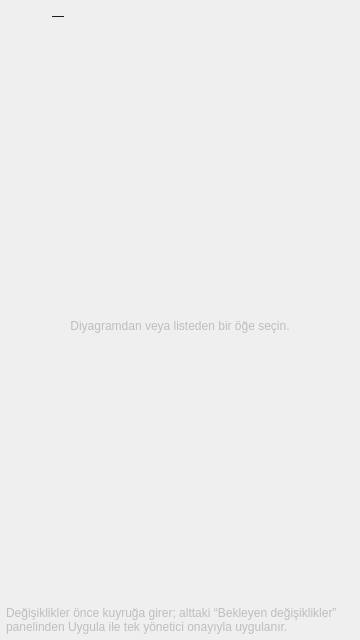
<?xml version="1.0" encoding="UTF-8"?>
<ui version="4.0">
 <class>InspectorPanel</class>
 <widget class="QWidget" name="InspectorPanel">
  <property name="geometry">
   <rect>
    <x>0</x>
    <y>0</y>
    <width>360</width>
    <height>640</height>
   </rect>
  </property>
  <property name="windowTitle">
   <string>Özellikler</string>
  </property>
  <layout class="QVBoxLayout" name="layoutMain">
   <property name="leftMargin">
    <number>6</number>
   </property>
   <property name="topMargin">
    <number>6</number>
   </property>
   <property name="rightMargin">
    <number>6</number>
   </property>
   <property name="bottomMargin">
    <number>6</number>
   </property>
   <item>
    <layout class="QHBoxLayout" name="layoutHeader">
     <item>
      <widget class="QLabel" name="lblIcon">
       <property name="minimumSize">
        <size>
         <width>40</width>
         <height>40</height>
        </size>
       </property>
       <property name="maximumSize">
        <size>
         <width>40</width>
         <height>40</height>
        </size>
       </property>
      </widget>
     </item>
     <item>
      <layout class="QVBoxLayout" name="layoutTitles">
       <property name="spacing">
        <number>0</number>
       </property>
       <item>
        <widget class="QLabel" name="lblTitle">
         <property name="text">
          <string>—</string>
         </property>
         <property name="wordWrap">
          <bool>true</bool>
         </property>
        </widget>
       </item>
       <item>
        <widget class="QLabel" name="lblSubtitle">
         <property name="text">
          <string/>
         </property>
         <property name="wordWrap">
          <bool>true</bool>
         </property>
        </widget>
       </item>
      </layout>
     </item>
    </layout>
   </item>
   <item>
    <widget class="QStackedWidget" name="stack">
     <property name="currentIndex">
      <number>0</number>
     </property>
     <widget class="QWidget" name="pageEmpty">
      <layout class="QVBoxLayout" name="lay_pageEmpty">
       <item>
        <widget class="QLabel" name="lblEmpty">
         <property name="text">
          <string>Diyagramdan veya listeden bir öğe seçin.</string>
         </property>
         <property name="alignment">
          <set>Qt::AlignCenter</set>
         </property>
         <property name="wordWrap">
          <bool>true</bool>
         </property>
         <property name="enabled">
          <bool>false</bool>
         </property>
        </widget>
       </item>
      </layout>
     </widget>
     <widget class="QWidget" name="pageAdapter">
      <layout class="QVBoxLayout" name="lay_pageAdapter">
       <property name="leftMargin">
        <number>0</number>
       </property>
       <property name="rightMargin">
        <number>0</number>
       </property>
       <item>
        <widget class="QTabWidget" name="tabs">
         <property name="currentIndex">
          <number>0</number>
         </property>
         <widget class="QWidget" name="tabGeneral">
          <attribute name="title">
           <string>Genel</string>
          </attribute>
          <layout class="QVBoxLayout" name="lay_tabGeneral">
           <item>
            <layout class="QFormLayout" name="formGeneral">
             <property name="fieldGrowthPolicy">
              <enum>QFormLayout::AllNonFixedFieldsGrow</enum>
             </property>
             <item row="0" column="0">
              <widget class="QLabel" name="lblGeneral0">
               <property name="text">
                <string>Ad</string>
               </property>
              </widget>
             </item>
             <item row="0" column="1">
              <widget class="QLineEdit" name="edName">
               <property name="toolTip">
                <string>Değiştirip “Kuyruğa ekle”: bağdaştırıcıyı yeniden adlandırır</string>
               </property>
              </widget>
             </item>
             <item row="1" column="0">
              <widget class="QLabel" name="lblGeneral1">
               <property name="text">
                <string/>
               </property>
              </widget>
             </item>
             <item row="1" column="1">
              <widget class="QCheckBox" name="chkEnabled">
               <property name="text">
                <string>Bağdaştırıcı etkin</string>
               </property>
              </widget>
             </item>
             <item row="2" column="0">
              <widget class="QLabel" name="lblGeneral2">
               <property name="text">
                <string>Açıklama</string>
               </property>
              </widget>
             </item>
             <item row="2" column="1">
              <widget class="QLineEdit" name="edDescription">
               <property name="readOnly">
                <bool>true</bool>
               </property>
              </widget>
             </item>
             <item row="3" column="0">
              <widget class="QLabel" name="lblGeneral3">
               <property name="text">
                <string>Tür</string>
               </property>
              </widget>
             </item>
             <item row="3" column="1">
              <widget class="QLineEdit" name="edKind">
               <property name="readOnly">
                <bool>true</bool>
               </property>
              </widget>
             </item>
             <item row="4" column="0">
              <widget class="QLabel" name="lblGeneral4">
               <property name="text">
                <string>Durum</string>
               </property>
              </widget>
             </item>
             <item row="4" column="1">
              <widget class="QLineEdit" name="edStatus">
               <property name="readOnly">
                <bool>true</bool>
               </property>
              </widget>
             </item>
             <item row="5" column="0">
              <widget class="QLabel" name="lblGeneral5">
               <property name="text">
                <string>Bağlantı</string>
               </property>
              </widget>
             </item>
             <item row="5" column="1">
              <widget class="QLineEdit" name="edConnectivity">
               <property name="readOnly">
                <bool>true</bool>
               </property>
              </widget>
             </item>
             <item row="6" column="0">
              <widget class="QLabel" name="lblGeneral6">
               <property name="text">
                <string>MAC adresi</string>
               </property>
              </widget>
             </item>
             <item row="6" column="1">
              <widget class="QLineEdit" name="edMac">
               <property name="readOnly">
                <bool>true</bool>
               </property>
              </widget>
             </item>
             <item row="7" column="0">
              <widget class="QLabel" name="lblGeneral7">
               <property name="text">
                <string>Hız</string>
               </property>
              </widget>
             </item>
             <item row="7" column="1">
              <widget class="QLineEdit" name="edSpeed">
               <property name="readOnly">
                <bool>true</bool>
               </property>
              </widget>
             </item>
             <item row="8" column="0">
              <widget class="QLabel" name="lblGeneral8">
               <property name="text">
                <string>Ağ profili</string>
               </property>
              </widget>
             </item>
             <item row="8" column="1">
              <widget class="QLineEdit" name="edNetwork">
               <property name="readOnly">
                <bool>true</bool>
               </property>
              </widget>
             </item>
             <item row="9" column="0">
              <widget class="QLabel" name="lblGeneral9">
               <property name="text">
                <string>Kimlik</string>
               </property>
              </widget>
             </item>
             <item row="9" column="1">
              <widget class="QLineEdit" name="edId">
               <property name="readOnly">
                <bool>true</bool>
               </property>
               <property name="toolTip">
                <string>Kalıcı kimlik (Windows: InterfaceGuid, Linux: arayüz adı)</string>
               </property>
              </widget>
             </item>
            </layout>
           </item>
           <item>
            <spacer name="spGeneral">
             <property name="orientation">
              <enum>Qt::Vertical</enum>
             </property>
             <property name="sizeHint" stdset="0">
              <size>
               <width>10</width>
               <height>10</height>
              </size>
             </property>
            </spacer>
           </item>
          </layout>
         </widget>
         <widget class="QWidget" name="tabAdvanced">
          <attribute name="title">
           <string>Gelişmiş</string>
          </attribute>
          <layout class="QVBoxLayout" name="lay_tabAdvanced">
           <item>
            <widget class="QLabel" name="lblAdvancedNote">
             <property name="text">
              <string>Sürücünün gelişmiş özellikleri (Aygıt Yöneticisi › Gelişmiş). Ad ve değerler sürücünün dilindedir.</string>
             </property>
             <property name="wordWrap">
              <bool>true</bool>
             </property>
            </widget>
           </item>
           <item>
            <widget class="QLineEdit" name="edAdvancedFilter">
             <property name="placeholderText">
              <string>Özellik ara…</string>
             </property>
             <property name="clearButtonEnabled">
              <bool>true</bool>
             </property>
            </widget>
           </item>
           <item>
            <widget class="QTreeWidget" name="treeAdvanced">
             <property name="rootIsDecorated">
              <bool>false</bool>
             </property>
             <property name="alternatingRowColors">
              <bool>true</bool>
             </property>
             <column>
              <property name="text">
               <string>Özellik</string>
              </property>
             </column>
             <column>
              <property name="text">
               <string>Değer</string>
              </property>
             </column>
            </widget>
           </item>
           <item>
            <layout class="QHBoxLayout" name="layAdvancedValue">
             <item>
              <widget class="QLabel" name="lblAdvValue">
               <property name="text">
                <string>Değer:</string>
               </property>
              </widget>
             </item>
             <item>
              <widget class="QComboBox" name="cmbAdvValue">
               <property name="sizePolicy">
                <sizepolicy hsizetype="Expanding" vsizetype="Fixed">
                 <horstretch>1</horstretch>
                 <verstretch>0</verstretch>
                </sizepolicy>
               </property>
              </widget>
             </item>
             <item>
              <widget class="QSpinBox" name="spnAdvValue">
               <property name="sizePolicy">
                <sizepolicy hsizetype="Expanding" vsizetype="Fixed">
                 <horstretch>1</horstretch>
                 <verstretch>0</verstretch>
                </sizepolicy>
               </property>
              </widget>
             </item>
             <item>
              <widget class="QLineEdit" name="edAdvValue">
               <property name="sizePolicy">
                <sizepolicy hsizetype="Expanding" vsizetype="Fixed">
                 <horstretch>1</horstretch>
                 <verstretch>0</verstretch>
                </sizepolicy>
               </property>
              </widget>
             </item>
             <item>
              <widget class="QPushButton" name="btnAdvDefault">
               <property name="toolTip">
                <string>Sürücünün varsayılan değerine döndür</string>
               </property>
               <property name="text">
                <string>Varsayılan</string>
               </property>
              </widget>
             </item>
            </layout>
           </item>
          </layout>
         </widget>
         <widget class="QWidget" name="tabIpv4">
          <attribute name="title">
           <string>IPv4</string>
          </attribute>
          <layout class="QVBoxLayout" name="lay_tabIpv4">
           <item>
            <layout class="QFormLayout" name="formIpv4">
             <property name="fieldGrowthPolicy">
              <enum>QFormLayout::AllNonFixedFieldsGrow</enum>
             </property>
             <item row="0" column="0">
              <widget class="QLabel" name="lblIpv40">
               <property name="text">
                <string>Adres ataması</string>
               </property>
              </widget>
             </item>
             <item row="0" column="1">
              <widget class="QComboBox" name="cmbIpv4Mode">
               <item>
                <property name="text">
                 <string>Otomatik (DHCP)</string>
                </property>
               </item>
               <item>
                <property name="text">
                 <string>Elle (statik)</string>
                </property>
               </item>
              </widget>
             </item>
             <item row="1" column="0">
              <widget class="QLabel" name="lblIpv41">
               <property name="text">
                <string>IP adresi</string>
               </property>
              </widget>
             </item>
             <item row="1" column="1">
              <widget class="QLineEdit" name="edIpAddress">
               <property name="placeholderText">
                <string>ör. 192.168.1.10</string>
               </property>
              </widget>
             </item>
             <item row="2" column="0">
              <widget class="QLabel" name="lblIpv42">
               <property name="text">
                <string>Alt ağ maskesi</string>
               </property>
              </widget>
             </item>
             <item row="2" column="1">
              <widget class="QLineEdit" name="edMask">
               <property name="placeholderText">
                <string>ör. 255.255.255.0 veya 24</string>
               </property>
              </widget>
             </item>
             <item row="3" column="0">
              <widget class="QLabel" name="lblIpv43">
               <property name="text">
                <string>Ağ geçidi</string>
               </property>
              </widget>
             </item>
             <item row="3" column="1">
              <widget class="QLineEdit" name="edGateway">
               <property name="placeholderText">
                <string>boş bırakılabilir</string>
               </property>
              </widget>
             </item>
             <item row="4" column="0">
              <widget class="QLabel" name="lblIpv44">
               <property name="text">
                <string>Mevcut adresler</string>
               </property>
              </widget>
             </item>
             <item row="4" column="1">
              <widget class="QPlainTextEdit" name="txtIpv4">
               <property name="readOnly">
                <bool>true</bool>
               </property>
               <property name="maximumSize">
                <size>
                 <width>16777215</width>
                 <height>54</height>
                </size>
               </property>
              </widget>
             </item>
             <item row="5" column="0">
              <widget class="QLabel" name="lblIpv45">
               <property name="text">
                <string>DNS</string>
               </property>
              </widget>
             </item>
             <item row="5" column="1">
              <widget class="QComboBox" name="cmbDnsMode">
               <item>
                <property name="text">
                 <string>Otomatik</string>
                </property>
               </item>
               <item>
                <property name="text">
                 <string>Elle</string>
                </property>
               </item>
              </widget>
             </item>
             <item row="6" column="0">
              <widget class="QLabel" name="lblIpv46">
               <property name="text">
                <string>Tercih edilen DNS</string>
               </property>
              </widget>
             </item>
             <item row="6" column="1">
              <widget class="QLineEdit" name="edDns1">
               <property name="placeholderText">
                <string>ör. 1.1.1.1</string>
               </property>
              </widget>
             </item>
             <item row="7" column="0">
              <widget class="QLabel" name="lblIpv47">
               <property name="text">
                <string>Diğer DNS</string>
               </property>
              </widget>
             </item>
             <item row="7" column="1">
              <widget class="QLineEdit" name="edDns2">
               <property name="placeholderText">
                <string>isteğe bağlı</string>
               </property>
              </widget>
             </item>
             <item row="8" column="0">
              <widget class="QLabel" name="lblIpv48">
               <property name="text">
                <string/>
               </property>
              </widget>
             </item>
             <item row="8" column="1">
              <widget class="QCheckBox" name="chkAutoMetric">
               <property name="text">
                <string>Otomatik metrik</string>
               </property>
              </widget>
             </item>
             <item row="9" column="0">
              <widget class="QLabel" name="lblIpv49">
               <property name="text">
                <string>Arayüz metriği</string>
               </property>
              </widget>
             </item>
             <item row="9" column="1">
              <widget class="QSpinBox" name="spnMetric">
               <property name="minimum">
                <number>1</number>
               </property>
               <property name="maximum">
                <number>9999</number>
               </property>
               <property name="value">
                <number>25</number>
               </property>
              </widget>
             </item>
             <item row="10" column="0">
              <widget class="QLabel" name="lblIpv410">
               <property name="text">
                <string>MTU</string>
               </property>
              </widget>
             </item>
             <item row="10" column="1">
              <widget class="QSpinBox" name="spnMtu">
               <property name="minimum">
                <number>576</number>
               </property>
               <property name="maximum">
                <number>9216</number>
               </property>
               <property name="value">
                <number>1500</number>
               </property>
              </widget>
             </item>
             <item row="11" column="0">
              <widget class="QLabel" name="lblIpv411">
               <property name="text">
                <string>IP yönlendirme</string>
               </property>
              </widget>
             </item>
             <item row="11" column="1">
              <widget class="QLineEdit" name="edForwarding">
               <property name="readOnly">
                <bool>true</bool>
               </property>
              </widget>
             </item>
            </layout>
           </item>
           <item>
            <spacer name="spIpv4">
             <property name="orientation">
              <enum>Qt::Vertical</enum>
             </property>
             <property name="sizeHint" stdset="0">
              <size>
               <width>10</width>
               <height>10</height>
              </size>
             </property>
            </spacer>
           </item>
          </layout>
         </widget>
         <widget class="QWidget" name="tabIpv6">
          <attribute name="title">
           <string>IPv6</string>
          </attribute>
          <layout class="QVBoxLayout" name="lay_tabIpv6">
           <item>
            <layout class="QFormLayout" name="formIpv6">
             <property name="fieldGrowthPolicy">
              <enum>QFormLayout::AllNonFixedFieldsGrow</enum>
             </property>
             <item row="0" column="0">
              <widget class="QLabel" name="lblIpv60">
               <property name="text">
                <string>Adresler</string>
               </property>
              </widget>
             </item>
             <item row="0" column="1">
              <widget class="QPlainTextEdit" name="txtIpv6">
               <property name="readOnly">
                <bool>true</bool>
               </property>
               <property name="maximumSize">
                <size>
                 <width>16777215</width>
                 <height>90</height>
                </size>
               </property>
              </widget>
             </item>
             <item row="1" column="0">
              <widget class="QLabel" name="lblIpv61">
               <property name="text">
                <string>DNS sunucuları</string>
               </property>
              </widget>
             </item>
             <item row="1" column="1">
              <widget class="QLineEdit" name="edDns6">
               <property name="readOnly">
                <bool>true</bool>
               </property>
              </widget>
             </item>
            </layout>
           </item>
           <item>
            <spacer name="spIpv6">
             <property name="orientation">
              <enum>Qt::Vertical</enum>
             </property>
             <property name="sizeHint" stdset="0">
              <size>
               <width>10</width>
               <height>10</height>
              </size>
             </property>
            </spacer>
           </item>
          </layout>
         </widget>
         <widget class="QWidget" name="tabSharing">
          <attribute name="title">
           <string>Paylaşım</string>
          </attribute>
          <layout class="QVBoxLayout" name="lay_tabSharing">
           <item>
            <layout class="QFormLayout" name="formSharing">
             <property name="fieldGrowthPolicy">
              <enum>QFormLayout::AllNonFixedFieldsGrow</enum>
             </property>
             <item row="0" column="0">
              <widget class="QLabel" name="lblSharing0">
               <property name="text">
                <string>İnterneti buraya
paylaşan</string>
               </property>
              </widget>
             </item>
             <item row="0" column="1">
              <widget class="QComboBox" name="cmbShareFrom">
               <item>
                <property name="text">
                 <string>(paylaşım yok)</string>
                </property>
               </item>
              </widget>
             </item>
             <item row="1" column="0">
              <widget class="QLabel" name="lblSharing1">
               <property name="text">
                <string>Şu anki rol</string>
               </property>
              </widget>
             </item>
             <item row="1" column="1">
              <widget class="QLineEdit" name="edIcsRole">
               <property name="readOnly">
                <bool>true</bool>
               </property>
              </widget>
             </item>
             <item row="2" column="0">
              <widget class="QLabel" name="lblSharing2">
               <property name="text">
                <string>Paylaşım alt ağı</string>
               </property>
              </widget>
             </item>
             <item row="2" column="1">
              <widget class="QLineEdit" name="edIcsScope">
               <property name="readOnly">
                <bool>true</bool>
               </property>
              </widget>
             </item>
             <item row="3" column="0">
              <widget class="QLabel" name="lblSharing3">
               <property name="text">
                <string>Paylaşım hizmeti</string>
               </property>
              </widget>
             </item>
             <item row="3" column="1">
              <widget class="QLineEdit" name="edIcsService">
               <property name="readOnly">
                <bool>true</bool>
               </property>
              </widget>
             </item>
             <item row="4" column="0">
              <widget class="QLabel" name="lblSharing4">
               <property name="text">
                <string>Ağ köprüsü</string>
               </property>
              </widget>
             </item>
             <item row="4" column="1">
              <widget class="QLineEdit" name="edBridge">
               <property name="readOnly">
                <bool>true</bool>
               </property>
              </widget>
             </item>
            </layout>
           </item>
           <item>
            <widget class="QLabel" name="lblSharingNote">
             <property name="wordWrap">
              <bool>true</bool>
             </property>
             <property name="enabled">
              <bool>false</bool>
             </property>
             <property name="text">
              <string>Kısayol: diyagramda kaynak bağdaştırıcının sağındaki noktadan hedef bağdaştırıcıya sürükleyin.</string>
             </property>
            </widget>
           </item>
           <item>
            <spacer name="spSharing">
             <property name="orientation">
              <enum>Qt::Vertical</enum>
             </property>
             <property name="sizeHint" stdset="0">
              <size>
               <width>10</width>
               <height>10</height>
              </size>
             </property>
            </spacer>
           </item>
          </layout>
         </widget>
         <widget class="QWidget" name="tabWifi">
          <attribute name="title">
           <string>Wi-Fi</string>
          </attribute>
          <layout class="QVBoxLayout" name="lay_tabWifi">
           <item>
            <layout class="QFormLayout" name="formWifi">
             <property name="fieldGrowthPolicy">
              <enum>QFormLayout::AllNonFixedFieldsGrow</enum>
             </property>
             <item row="0" column="0">
              <widget class="QLabel" name="lblWifi0">
               <property name="text">
                <string>SSID</string>
               </property>
              </widget>
             </item>
             <item row="0" column="1">
              <widget class="QLineEdit" name="edSsid">
               <property name="readOnly">
                <bool>true</bool>
               </property>
              </widget>
             </item>
             <item row="1" column="0">
              <widget class="QLabel" name="lblWifi1">
               <property name="text">
                <string>BSSID</string>
               </property>
              </widget>
             </item>
             <item row="1" column="1">
              <widget class="QLineEdit" name="edBssid">
               <property name="readOnly">
                <bool>true</bool>
               </property>
              </widget>
             </item>
             <item row="2" column="0">
              <widget class="QLabel" name="lblWifi2">
               <property name="text">
                <string>Sinyal</string>
               </property>
              </widget>
             </item>
             <item row="2" column="1">
              <widget class="QProgressBar" name="barSignal">
               <property name="value">
                <number>0</number>
               </property>
              </widget>
             </item>
            </layout>
           </item>
           <item>
            <spacer name="spWifi">
             <property name="orientation">
              <enum>Qt::Vertical</enum>
             </property>
             <property name="sizeHint" stdset="0">
              <size>
               <width>10</width>
               <height>10</height>
              </size>
             </property>
            </spacer>
           </item>
          </layout>
         </widget>
         <widget class="QWidget" name="tabBindings">
          <attribute name="title">
           <string>Bağlamalar</string>
          </attribute>
          <layout class="QVBoxLayout" name="lay_tabBindings">
           <item>
            <widget class="QTreeWidget" name="treeBindings">
             <property name="rootIsDecorated">
              <bool>false</bool>
             </property>
             <column>
              <property name="text">
               <string>Bileşen</string>
              </property>
             </column>
             <column>
              <property name="text">
               <string>Etkin</string>
              </property>
             </column>
            </widget>
           </item>
          </layout>
         </widget>
         <widget class="QWidget" name="tabIssues">
          <attribute name="title">
           <string>Sorunlar</string>
          </attribute>
          <layout class="QVBoxLayout" name="lay_tabIssues">
           <item>
            <widget class="QListWidget" name="listIssues">
             <property name="wordWrap">
              <bool>true</bool>
             </property>
            </widget>
           </item>
          </layout>
         </widget>
        </widget>
       </item>
       <item>
        <layout class="QHBoxLayout" name="layoutFormButtons">
         <item>
          <widget class="QLabel" name="lblPending">
           <property name="text">
            <string/>
           </property>
          </widget>
         </item>
         <item>
          <spacer name="spButtons">
           <property name="orientation">
            <enum>Qt::Horizontal</enum>
           </property>
           <property name="sizeHint" stdset="0">
            <size>
             <width>10</width>
             <height>10</height>
            </size>
           </property>
          </spacer>
         </item>
         <item>
          <widget class="QPushButton" name="btnResetForm">
           <property name="text">
            <string>Sıfırla</string>
           </property>
           <property name="toolTip">
            <string>Formu bağdaştırıcının şu anki ayarlarına döndür</string>
           </property>
          </widget>
         </item>
         <item>
          <widget class="QPushButton" name="btnQueue">
           <property name="text">
            <string>Kuyruğa ekle</string>
           </property>
           <property name="toolTip">
            <string>Formdaki değişiklikleri bekleyen değişikliklere ekle (henüz uygulanmaz)</string>
           </property>
          </widget>
         </item>
         <item>
          <widget class="QPushButton" name="btnApplyNow">
           <property name="text">
            <string>Hemen uygula…</string>
           </property>
           <property name="toolTip">
            <string>Formu kuyruğa ekle ve Uygula penceresini hemen aç (Ctrl+Enter)</string>
           </property>
           <property name="default">
            <bool>true</bool>
           </property>
          </widget>
         </item>
        </layout>
       </item>
      </layout>
     </widget>
     <widget class="QWidget" name="pageInfo">
      <layout class="QVBoxLayout" name="lay_pageInfo">
       <property name="leftMargin">
        <number>0</number>
       </property>
       <property name="rightMargin">
        <number>0</number>
       </property>
       <item>
        <widget class="QTreeWidget" name="treeInfo">
         <property name="rootIsDecorated">
          <bool>false</bool>
         </property>
         <property name="wordWrap">
          <bool>true</bool>
         </property>
         <property name="alternatingRowColors">
          <bool>true</bool>
         </property>
         <column>
          <property name="text">
           <string>Özellik</string>
          </property>
         </column>
         <column>
          <property name="text">
           <string>Değer</string>
          </property>
         </column>
        </widget>
       </item>
      </layout>
     </widget>
    </widget>
   </item>
   <item>
    <widget class="QLabel" name="lblReadOnly">
     <property name="text">
      <string>Değişiklikler önce kuyruğa girer; alttaki “Bekleyen değişiklikler” panelinden Uygula ile tek yönetici onayıyla uygulanır.</string>
     </property>
     <property name="wordWrap">
      <bool>true</bool>
     </property>
     <property name="enabled">
      <bool>false</bool>
     </property>
    </widget>
   </item>
  </layout>
 </widget>
 <resources/>
 <connections/>
</ui>
